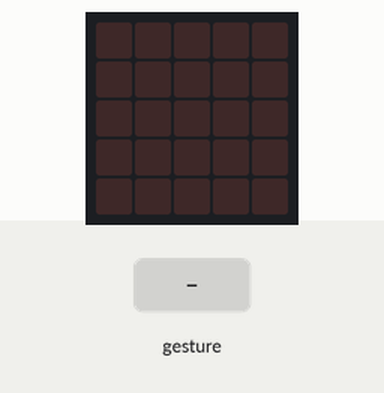
Recording of a program running on a simulated BBC micro:bit (MakeCode). Shown: the board's 5×5 LED display. Inputs (shaded band) come from the test bench. Random numbers come from a fixed seed; a tilt is held for 1.5 s and a shake lasts 1 s, then the board lies face up again.

Above: at 1.2 s.
1.3 s: gesture 'shake'
At 2.1 s:
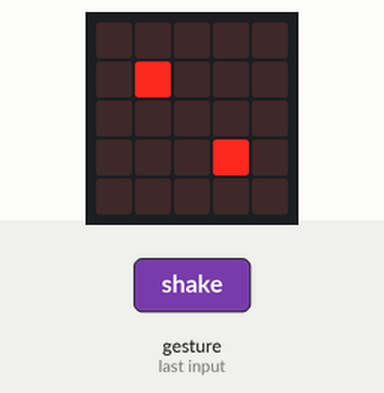
3.0 s: gesture 'shake'
At 4.8 s:
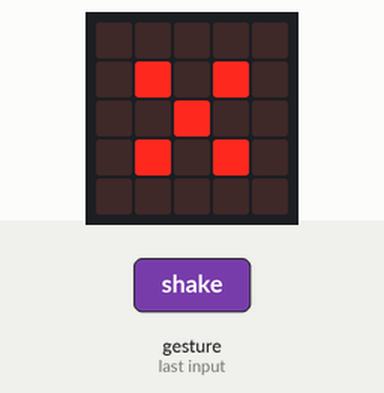
5.1 s: gesture 'shake'
At 6.4 s:
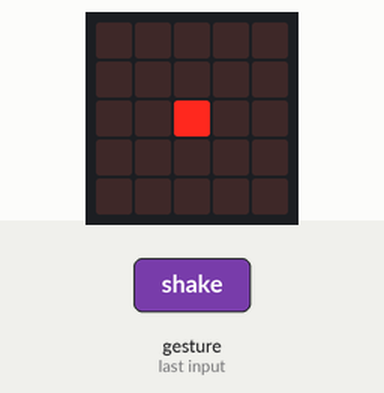
7.2 s: gesture 'shake'
At 9.2 s:
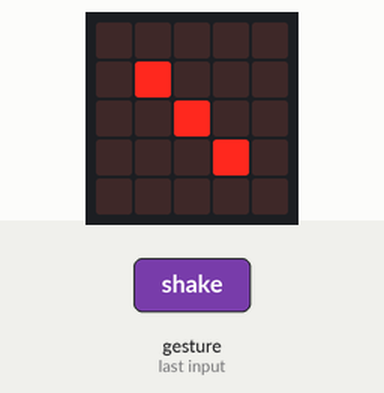
Timing chart, 0 to 10.3 s (numbered marks = the images above; inputs shaded):
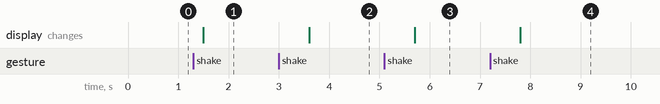

The program:

main.ts
```typescript
let head = 0
input.onGesture(Gesture.Shake, function () {
    head = randint(1, 6)
})
basic.forever(function () {
    if (1 == head) {
        basic.showLeds(`
            . . . . .
            . . . . .
            . . # . .
            . . . . .
            . . . . .
            `)
    } else if (2 == head) {
        basic.showLeds(`
            . . . . .
            . # . . .
            . . . . .
            . . . # .
            . . . . .
            `)
    } else if (3 == head) {
        basic.showLeds(`
            . . . . .
            . # . . .
            . . # . .
            . . . # .
            . . . . .
            `)
    } else if (4 == head) {
        basic.showLeds(`
            . . . . .
            . # . # .
            . . . . .
            . # . # .
            . . . . .
            `)
    } else if (5 == head) {
        basic.showLeds(`
            . . . . .
            . # . # .
            . . # . .
            . # . # .
            . . . . .
            `)
    } else if (6 == head) {
        basic.showLeds(`
            . # . # .
            . . . . .
            . # . # .
            . . . . .
            . # . # .
            `)
    }
})
```

test.ts
```typescript
// 在這裡測試；當此封包作為擴充功能時，將不會編譯此內容。
```

Measured:
- after the input at 1.3 s, the display: changes after 0.20 s (image 1)
- after the input at 3.0 s, the display: changes after 0.60 s (image 2)
- after the input at 5.1 s, the display: changes after 0.60 s (image 3)
- after the input at 7.2 s, the display: changes after 0.60 s (image 4)
